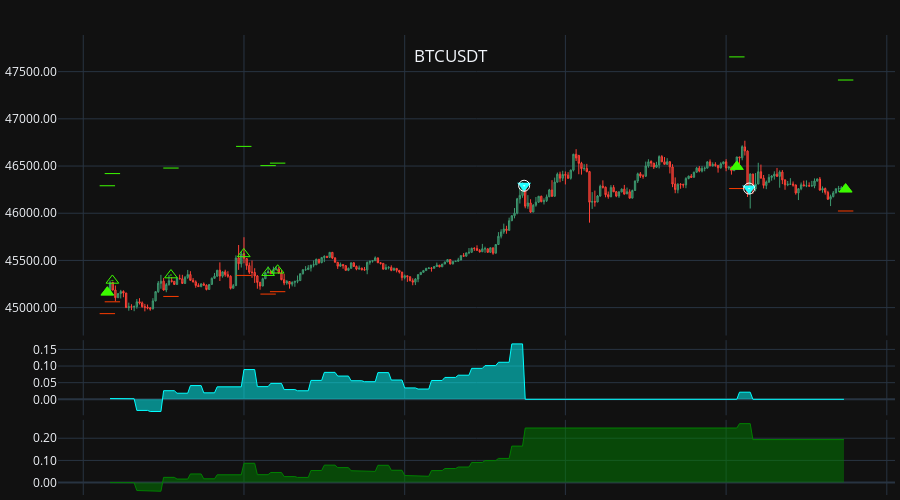

Notebook code for this chart:
### Code cell
chart_signals(rep[1], symbol, ohlc, '1Min',  show_signals=True, height=500)

### Figure 1 — Plotly figure (JSON) as saved in the notebook; plotly's stock layout.template omitted (floating-point values rounded to 4 significant figures; data arrays with more than 128 entries replaced by an {"elided": "..."} marker saying what was removed)
{"data": [{"close": {"elided": "276 float values"}, "high": {"elided": "276 float values"}, "line": {"width": 1}, "low": {"elided": "276 float values"}, "name": "Master_0", "open": {"elided": "276 float values"}, "type": "candlestick", "uid": "3c4c397c-bc0e-4ee8-abee-1ce7559c7bfc", "x": {"elided": "276 str values"}, "xaxis": "x", "yaxis": "y"}, {"marker": {"color": "#3cfa00", "size": 12, "symbol": "triangle-up"}, "mode": "markers", "name": "BOT", "type": "scatter", "uid": "08724e83-c5de-4b7f-9e69-431f92e7b54a", "x": ["2024-01-10T15:08:59.716000", "2024-01-10T19:04:00.905000", "2024-01-10T19:44:37.785000"], "xaxis": "x", "y": [45160.0, 46490.0, 46260.0], "yaxis": "y"}, {"marker": {"color": "#20ffff", "size": 12, "symbol": "triangle-down"}, "mode": "markers", "name": "SLD", "type": "scatter", "uid": "e3d00cb2-2120-4221-babd-0e3ac14e09b6", "x": ["2024-01-10T17:44:36", "2024-01-10T19:08:36"], "xaxis": "x", "y": [46290.0, 46260.0], "yaxis": "y"}, {"marker": {"color": "#3cfa00", "size": 11, "symbol": "triangle-up-open-dot"}, "mode": "markers", "name": "LONG", "text": ["", "", "", "", "", "", "", ""], "type": "scatter", "uid": "59154794-421c-4e79-b198-df8877522aed", "x": ["2024-01-10T15:08:59.716000", "2024-01-10T15:10:52.679000", "2024-01-10T15:32:44.798000", "2024-01-10T15:59:55.303000", "2024-01-10T16:09:00.970000", "2024-01-10T16:12:34.233000", "2024-01-10T19:04:00.905000", "2024-01-10T19:44:37.785000"], "xaxis": "x", "y": [45162, 45290.0, 45345, 45569, 45370, 45400.0, 46490.0, 46255], "yaxis": "y"}, {"marker": {"color": "#3cfa00", "size": 11, "symbol": "line-ew-open"}, "mode": "markers", "name": "Take", "type": "scatter", "uid": "ff2b0640-d98b-42e4-8335-bd18d96173d5", "x": ["2024-01-10T15:08:59.716000", "2024-01-10T15:10:52.679000", "2024-01-10T15:32:44.798000", "2024-01-10T15:59:55.303000", "2024-01-10T16:09:00.970000", "2024-01-10T16:12:34.233000", "2024-01-10T19:04:00.905000", "2024-01-10T19:44:37.785000"], "xaxis": "x", "y": [46290.0, 46420, 46480.0, 46710.0, 46500.0, 46530.0, 47660.0, 47410.0], "yaxis": "y"}, {"marker": {"color": "#fa3c00", "size": 11, "symbol": "line-ew-open"}, "mode": "markers", "name": "Stop", "type": "scatter", "uid": "ef962d50-f248-4d9f-853c-a9eaeff2a058", "x": ["2024-01-10T15:08:59.716000", "2024-01-10T15:10:52.679000", "2024-01-10T15:32:44.798000", "2024-01-10T15:59:55.303000", "2024-01-10T16:09:00.970000", "2024-01-10T16:12:34.233000", "2024-01-10T19:04:00.905000", "2024-01-10T19:44:37.785000"], "xaxis": "x", "y": [44940.0, 45060.0, 45120.0, 45340.0, 45140.0, 45170.0, 46260.0, 46020.0], "yaxis": "y"}, {"marker": {"color": "#20ffff", "size": 11, "symbol": "triangle-down-open-dot"}, "mode": "markers", "name": "SHORTS", "text": [], "type": "scatter", "uid": "ac7403d7-6352-428b-aa3e-e7b0b706b143", "x": [], "xaxis": "x", "y": [], "yaxis": "y"}, {"marker": {"color": "#3cfa00", "size": 11, "symbol": "line-ew-open"}, "mode": "markers", "name": "Take", "type": "scatter", "uid": "73569767-60fa-45c4-a9ba-3471623ef550", "x": [], "xaxis": "x", "y": [], "yaxis": "y"}, {"marker": {"color": "#fa3c00", "size": 11, "symbol": "line-ew-open"}, "mode": "markers", "name": "Stop", "type": "scatter", "uid": "a3572e56-edf5-419d-8f9b-afa756d97c38", "x": [], "xaxis": "x", "y": [], "yaxis": "y"}, {"marker": {"color": "#ffffff", "size": 11, "symbol": "circle-open-dot"}, "mode": "markers", "name": "EXITS", "text": ["Take triggered", "Stop triggered"], "type": "scatter", "uid": "25aa7b62-4a15-4a42-9088-27388592e034", "x": ["2024-01-10T17:44:36", "2024-01-10T19:08:36"], "xaxis": "x", "y": [46290.0, 46260.0], "yaxis": "y"}, {"fill": "tozeroy", "line": {"color": "cyan", "width": 1}, "mode": "lines", "name": "Leverage", "type": "scatter", "uid": "0bc03e6b-f0e7-458f-8e51-42d8dd2e9b2f", "x": {"elided": "275 str values"}, "xaxis": "x", "y": {"elided": "275 float values"}, "yaxis": "y2"}, {"fill": "tozeroy", "line": {"color": "green", "width": 1}, "mode": "lines", "name": "BTCUSDT_PnL", "type": "scatter", "uid": "53ddfaed-3c3d-4a1a-b6c3-12a9101eb756", "x": {"elided": "275 str values"}, "xaxis": "x", "y": {"elided": "275 float values"}, "yaxis": "y3"}], "layout": {"dragmode": "zoom", "height": 500, "hoverdistance": 1000, "hovermode": "x unified", "margin": {"b": 5, "l": 5, "r": 5, "t": 35}, "modebar": {"add": ["drawline", "drawopenpath", "drawrect", "eraseshape"]}, "newshape": {"line": {"color": "yellow", "width": 1}}, "showlegend": false, "title": {"text": " BTCUSDT", "x": 0.5, "xanchor": "center", "y": 0.9, "yanchor": "top"}, "xaxis": {"anchor": "y", "domain": [0, 1], "hoverformat": "%d-%b-%y %H:%M", "matches": "x3", "rangeslider": {"visible": false}, "showspikes": true, "showticklabels": false, "spikecolor": "#306020", "spikedash": "dot", "spikemode": "across", "spikesnap": "cursor", "spikethickness": 1}, "xaxis2": {"anchor": "y2", "domain": [0, 1], "matches": "x3", "showspikes": true, "showticklabels": false, "spikecolor": "#306020", "spikedash": "dot", "spikemode": "across", "spikesnap": "cursor", "spikethickness": 1}, "xaxis3": {"anchor": "y3", "domain": [0, 1], "showspikes": true, "spikecolor": "#306020", "spikedash": "dot", "spikemode": "across", "spikesnap": "cursor", "spikethickness": 1}, "yaxis": {"anchor": "x", "domain": [0.3467, 1], "hoverformat": ".2f", "spikecolor": "#306020", "spikesnap": "cursor", "spikethickness": 1, "tickformat": ".2f"}, "yaxis2": {"anchor": "x2", "domain": [0.1733, 0.3367], "spikecolor": "#306020", "spikesnap": "cursor", "spikethickness": 1, "tickformat": ".2f"}, "yaxis3": {"anchor": "x3", "domain": [0, 0.1633], "spikecolor": "#306020", "spikesnap": "cursor", "spikethickness": 1, "tickformat": ".2f"}}}
